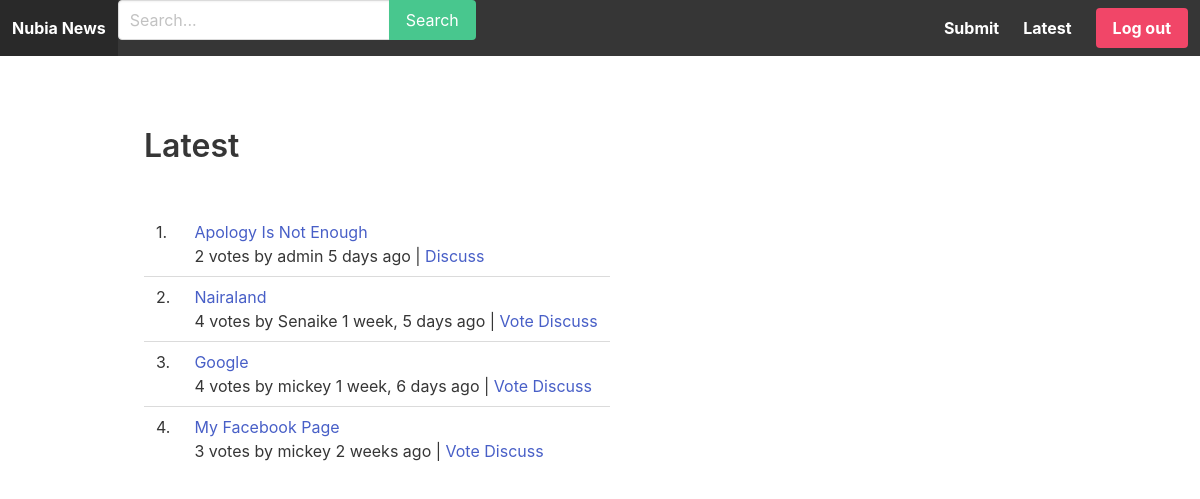
The app's page /newest/ (signed in) with its own data.
### apps/stories/models.py (models this page shows, shortened)
class Story(models.Model):
    title = models.CharField(max_length=255)
    url = models.URLField()
    number_of_votes = models.IntegerField(default=1)
    created_by = models.ForeignKey(User, related_name='stories', on_delete=models.CASCADE)
    created_at = models.DateTimeField(auto_now_add=True)
    class Meta:
        ordering = ['-created_at']
        verbose_name_plural = 'Stories'

### apps/stories/views.py (the view)
# urls.py: path('newest/', newest, name='newest'),
def newest(request):
    template_name = 'story/newest.html'
    story = Story.objects.all()[0:200]
    return render(request, template_name, {'story':story})

### apps/stories/templates/story/newest.html
{% extends 'core/base.html' %}
{% block content %}
    <div class="container">
        <div class="column">
            <div class="column is-12">
                <h1 class="title">Latest</h1>
            </div>
        </div>
        {% include 'story/parts/stories.html' %}
    </div>
{% endblock content %}

### apps/stories/templates/story/parts/stories.html
<div class="column">
    <div class="column is-12">
        <table class="table is-stripped is full-width">
            <tbody>
                {% for story in story %}
                    <tr>
                        <td>{{ forloop.counter }}.</td>
                        <td>
                            <a href="{{ story.url }}" target="_blank">{{ story.title }}</a>
                            <p>{{ story.number_of_votes }} votes by {{story.created_by.username}} {{ story.created_at|timesince }} ago |
                                {% if not story.created_by == request.user %}<a href="{% url 'vote' story.id %}">Vote</a>{% endif %}
                                <a href="{% url 'story' story.id %}">Discuss</a>
                            </p>
                        </td>
                    </tr>
                {% endfor %}
            </tbody>
        </table>
    </div>
</div>

### records on screen
Story: title "Apology Is Not Enough", number_of_votes "2", created_by.username "admin", created_at "5 days"
Story: title "Nairaland", number_of_votes "4", created_by.username "Senaike", created_at "1 week, 5 days", shows "Vote"
Story: title "Google", number_of_votes "4", created_by.username "mickey", created_at "1 week, 6 days", shows "Vote"
Story: title "My Facebook Page", number_of_votes "3", created_by.username "mickey", created_at "2 weeks", shows "Vote"
